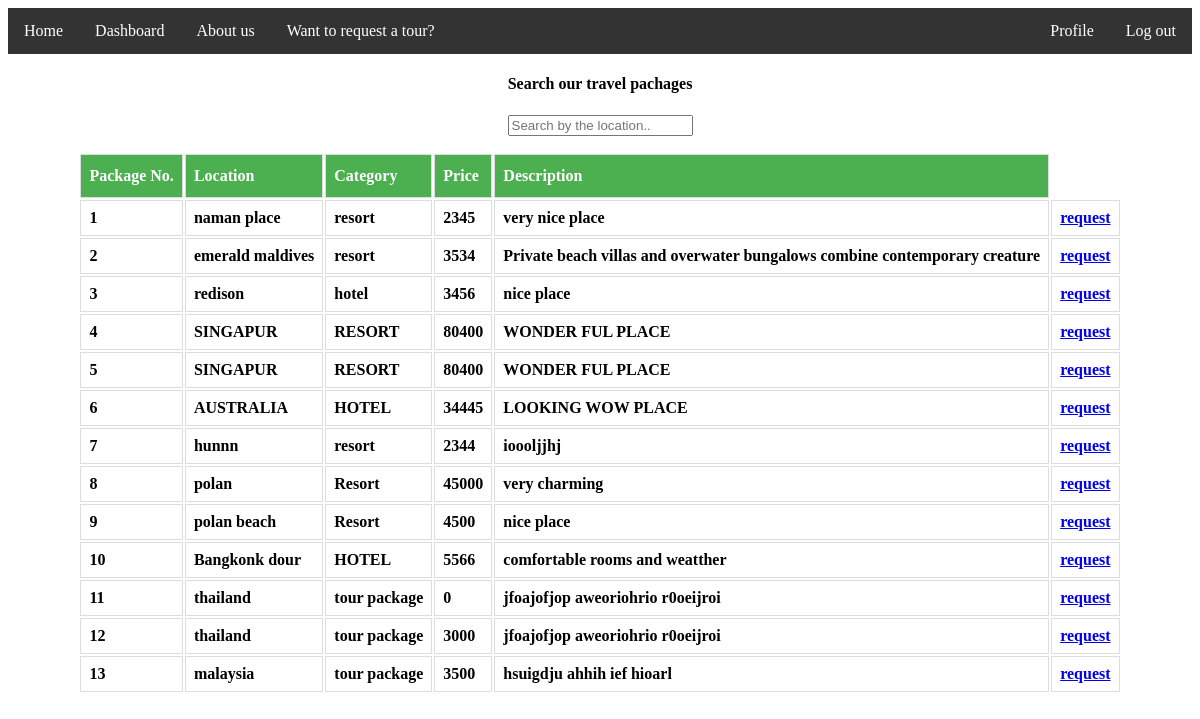
The page /tour_package.php on the database its author committed.
### tables this page shows
CREATE TABLE `location_info` (
  `sl` int(11) NOT NULL,
  `place_name` varchar(30) NOT NULL,
  `category` varchar(30) NOT NULL,
  `price` double NOT NULL,
  `description` text NOT NULL
);

### models/db_config.php (called while the page is built, shortened)
<?php
	$db_server="localhost";
	$db_user="root";
	$db_password="";
	$db_name="wt_sp21_f";
	function get($query){
		global $db_server,$db_user,$db_password,$db_name;
		$conn = mysqli_connect($db_server,$db_user,$db_password,$db_name);
		$result = mysqli_query($conn,$query);
		$data=array();
		if(mysqli_num_rows($result) > 0){
			while($row=mysqli_fetch_assoc($result)){
				$data[] = $row;
			}
		}
		return $data;
	}
?>

### controllers/tour_package_controller.php (called while the page is built, shortened)
<?php
	require_once 'models/db_config.php';
	function getAllProducts(){
		$query= "select * from location_info";
		$result = get($query);
		return $result;
	}
?>

### tour_package.php (the view, shortened to what this page needs)
<?php
require_once 'controllers/tour_package_controller.php';
 $products = getAllProducts();
?>
<!DOCTYPE html>
<html>
<head>
 <link rel="stylesheet" href="styles/hotelBoking.css">
<link rel="stylesheet" href="styles/tour_package_styles.css">
<link rel="stylesheet" href="styles/dashboard_styles.css">
</head>
<body>
  <div class="list">
<ul>
  <li><a  href="home.php">Home</a></li>
  <li><a href="dashboard.php">Dashboard</a></li>
  <li><a style="float:right" href="logout.php">Log out</a></li>
  <li><a style="float:right" href="profile1.php">Profile</a></li>
  <li><a href="aboutus.php">About us</a></li>
  <li><a href="requestatour.php">Want to request a tour?</a></li>
</ul>
</div>
<h4 align="center">Search our travel pachages<h4>
<div align="center" id="">
  <input  style="position: center;max-width:500px;" id="search_text" type="text" onkeyup="suggest(this)" placeholder="Search by the location..">
</div>
<table align="center" id="customers">
  <tr>
    <th>Package No.</th>
    <th>Location</th>
    <th>Category</th>
    <th>Price</th>
    <th>Description</th>
  </tr>
 <?php
        foreach($products as $row):?>
        <tbody>
            <td><?php echo $row["sl"];?></td>
            <td><?php echo $row["place_name"];?></td>
            <td><?php echo $row["category"];?></td>
            <td><?php echo $row["price"];?></td>
            <td><?php echo $row["description"];?></td>
            <td><a href="tour_package_booking.php" class="btn btn-danger">request</a></td>
        </tbody>
        <?php endforeach;?>
</table>
</body>
</html>

### styles/hotelBoking.css (style rules this page uses)
ul { list-style-type: none; margin: 0; padding: 0; overflow: hidden; background-color: #333; width: 100%; margin-top: auto; }
li a { float: left; }
li a { display: block; color: white; text-align: center; padding: 14px 16px; text-decoration: none; }

### styles/tour_package_styles.css (style rules this page uses)
* { box-sizing: border-box; }

### styles/dashboard_styles.css (style rules this page uses)
#customers td, #customers th { border: 1px solid #ddd; padding: 8px; }
#customers th { padding-top: 12px; padding-bottom: 12px; text-align: left; background-color: #4CAF50; color: white; }

### rows shown on the page
location_info: sl "1", place_name "naman place", category "resort", price "2345", description "very nice place"
location_info: sl "2", place_name "emerald maldives", category "resort", price "3534", description "Private beach villas and overwater bungalows combine contemporary creature"
location_info: sl "3", place_name "redison", category "hotel", price "3456", description "nice place"
location_info: sl "4", place_name "SINGAPUR", category "RESORT", price "80400", description "WONDER FUL PLACE"
location_info: sl "5", place_name "SINGAPUR", category "RESORT", price "80400", description "WONDER FUL PLACE"
location_info: sl "6", place_name "AUSTRALIA", category "HOTEL", price "34445", description "LOOKING WOW PLACE"
location_info: sl "7", place_name "hunnn", category "resort", price "2344", description "ioooljjhj"
location_info: sl "8", place_name "polan", category "Resort", price "45000", description "very charming"
location_info: sl "9", place_name "polan beach", category "Resort", price "4500", description "nice place"
location_info: sl "10", place_name "Bangkonk dour", category "HOTEL", price "5566", description "comfortable rooms and weatther"
location_info: sl "11", place_name "thailand", category "tour package", price "0", description "jfoajofjop aweoriohrio r0oeijroi"
location_info: sl "12", place_name "thailand", category "tour package", price "3000", description "jfoajofjop aweoriohrio r0oeijroi"
location_info: sl "13", place_name "malaysia", category "tour package", price "3500", description "hsuigdju ahhih ief hioarl"
